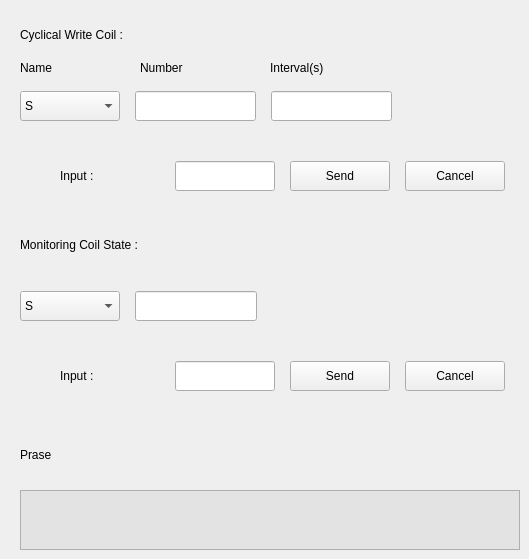
               <widget class="QWidget" name="page_3">
                <widget class="QLabel" name="label_17">
                 <property name="geometry">
                  <rect>
                   <x>20</x>
                   <y>20</y>
                   <width>220</width>
                   <height>30</height>
                  </rect>
                 </property>
                 <property name="minimumSize">
                  <size>
                   <width>150</width>
                   <height>30</height>
                  </size>
                 </property>
                 <property name="maximumSize">
                  <size>
                   <width>250</width>
                   <height>30</height>
                  </size>
                 </property>
                 <property name="locale">
                  <locale language="English" country="UnitedStates"/>
                 </property>
                 <property name="text">
                  <string>Cyclical Write Coil : </string>
                 </property>
                </widget>
                <widget class="QWidget" name="layoutWidget_8">
                 <property name="geometry">
                  <rect>
                   <x>60</x>
                   <y>160</y>
                   <width>447</width>
                   <height>32</height>
                  </rect>
                 </property>
                 <property name="locale">
                  <locale language="English" country="UnitedStates"/>
                 </property>
                 <layout class="QHBoxLayout" name="horizontalLayout_9">
                  <property name="spacing">
                   <number>15</number>
                  </property>
                  <item>
                   <widget class="QLabel" name="label_18">
                    <property name="minimumSize">
                     <size>
                      <width>100</width>
                      <height>30</height>
                     </size>
                    </property>
                    <property name="maximumSize">
                     <size>
                      <width>100</width>
                      <height>30</height>
                     </size>
                    </property>
                    <property name="locale">
                     <locale language="English" country="UnitedStates"/>
                    </property>
                    <property name="text">
                     <string>Input :</string>
                    </property>
                   </widget>
                  </item>
                  <item>
                   <widget class="QLineEdit" name="lineEdit_excuteMonitorCoil">
                    <property name="minimumSize">
                     <size>
                      <width>100</width>
                      <height>30</height>
                     </size>
                    </property>
                    <property name="maximumSize">
                     <size>
                      <width>100</width>
                      <height>30</height>
                     </size>
                    </property>
                    <property name="locale">
                     <locale language="English" country="UnitedStates"/>
                    </property>
                   </widget>
                  </item>
                  <item>
                   <widget class="QPushButton" name="pushButton_excuteMonitorCoil">
                    <property name="minimumSize">
                     <size>
                      <width>100</width>
                      <height>30</height>
                     </size>
                    </property>
                    <property name="maximumSize">
                     <size>
                      <width>100</width>
                      <height>30</height>
                     </size>
                    </property>
                    <property name="locale">
                     <locale language="English" country="UnitedStates"/>
                    </property>
                    <property name="text">
                     <string>Send</string>
                    </property>
                    <property name="icon">
                     <iconset resource="resource.qrc">
                      <normaloff>:/ICONS/resource/ICONS/slack.svg</normaloff>:/ICONS/resource/ICONS/slack.svg</iconset>
                    </property>
                   </widget>
                  </item>
                  <item>
                   <widget class="QPushButton" name="pushButton_cancelMonitorCoil">
                    <property name="minimumSize">
                     <size>
                      <width>100</width>
                      <height>30</height>
                     </size>
                    </property>
                    <property name="maximumSize">
                     <size>
                      <width>100</width>
                      <height>30</height>
                     </size>
                    </property>
                    <property name="locale">
                     <locale language="English" country="UnitedStates"/>
                    </property>
                    <property name="text">
                     <string>Cancel</string>
                    </property>
                    <property name="icon">
                     <iconset resource="resource.qrc">
                      <normaloff>:/ICONS/resource/ICONS/user-x.svg</normaloff>:/ICONS/resource/ICONS/user-x.svg</iconset>
                    </property>
                   </widget>
                  </item>
                 </layout>
                </widget>
                <widget class="QLabel" name="label_19">
                 <property name="geometry">
                  <rect>
                   <x>270</x>
                   <y>60</y>
                   <width>111</width>
                   <height>16</height>
                  </rect>
                 </property>
                 <property name="text">
                  <string>Interval(s)</string>
                 </property>
                </widget>
                <widget class="QLabel" name="label_20">
                 <property name="geometry">
                  <rect>
                   <x>140</x>
                   <y>60</y>
                   <width>111</width>
                   <height>16</height>
                  </rect>
                 </property>
                 <property name="text">
                  <string>Number</string>
                 </property>
                </widget>
                <widget class="QLabel" name="label_21">
                 <property name="geometry">
                  <rect>
                   <x>20</x>
                   <y>60</y>
                   <width>111</width>
                   <height>16</height>
                  </rect>
                 </property>
                 <property name="text">
                  <string>Name</string>
                 </property>
                </widget>
                <widget class="QLabel" name="label_22">
                 <property name="geometry">
                  <rect>
                   <x>20</x>
                   <y>230</y>
                   <width>250</width>
                   <height>30</height>
                  </rect>
                 </property>
                 <property name="minimumSize">
                  <size>
                   <width>150</width>
                   <height>30</height>
                  </size>
                 </property>
                 <property name="maximumSize">
                  <size>
                   <width>250</width>
                   <height>30</height>
                  </size>
                 </property>
                 <property name="locale">
                  <locale language="English" country="UnitedStates"/>
                 </property>
                 <property name="text">
                  <string>Monitoring Coil State :</string>
                 </property>
                </widget>
                <widget class="QWidget" name="layoutWidget_9">
                 <property name="geometry">
                  <rect>
                   <x>60</x>
                   <y>360</y>
                   <width>447</width>
                   <height>32</height>
                  </rect>
                 </property>
                 <property name="locale">
                  <locale language="English" country="UnitedStates"/>
                 </property>
                 <layout class="QHBoxLayout" name="horizontalLayout_11">
                  <property name="spacing">
                   <number>15</number>
                  </property>
                  <item>
                   <widget class="QLabel" name="label_23">
                    <property name="minimumSize">
                     <size>
                      <width>100</width>
                      <height>30</height>
                     </size>
                    </property>
                    <property name="maximumSize">
                     <size>
                      <width>100</width>
                      <height>30</height>
                     </size>
                    </property>
                    <property name="locale">
                     <locale language="English" country="UnitedStates"/>
                    </property>
                    <property name="text">
                     <string>Input :</string>
                    </property>
                   </widget>
                  </item>
                  <item>
                   <widget class="QLineEdit" name="lineEdit_excuteMonitorCoilState">
                    <property name="minimumSize">
                     <size>
                      <width>100</width>
                      <height>30</height>
                     </size>
                    </property>
                    <property name="maximumSize">
                     <size>
                      <width>100</width>
                      <height>30</height>
                     </size>
                    </property>
                    <property name="locale">
                     <locale language="English" country="UnitedStates"/>
                    </property>
                   </widget>
                  </item>
                  <item>
                   <widget class="QPushButton" name="pushButton_excuteMonitorCoilState">
                    <property name="minimumSize">
                     <size>
                      <width>100</width>
                      <height>30</height>
                     </size>
                    </property>
                    <property name="maximumSize">
                     <size>
                      <width>100</width>
                      <height>30</height>
                     </size>
                    </property>
                    <property name="locale">
                     <locale language="English" country="UnitedStates"/>
                    </property>
                    <property name="text">
                     <string>Send</string>
                    </property>
                    <property name="icon">
                     <iconset resource="resource.qrc">
                      <normaloff>:/ICONS/resource/ICONS/slack.svg</normaloff>:/ICONS/resource/ICONS/slack.svg</iconset>
                    </property>
                   </widget>
                  </item>
                  <item>
                   <widget class="QPushButton" name="pushButton_cancelMonitorCoilState">
                    <property name="minimumSize">
                     <size>
                      <width>100</width>
                      <height>30</height>
                     </size>
                    </property>
                    <property name="maximumSize">
                     <size>
                      <width>100</width>
                      <height>30</height>
                     </size>
                    </property>
                    <property name="locale">
                     <locale language="English" country="UnitedStates"/>
                    </property>
                    <property name="text">
                     <string>Cancel</string>
                    </property>
                    <property name="icon">
                     <iconset resource="resource.qrc">
                      <normaloff>:/ICONS/resource/ICONS/user-x.svg</normaloff>:/ICONS/resource/ICONS/user-x.svg</iconset>
                    </property>
                   </widget>
                  </item>
                 </layout>
                </widget>
                <widget class="QTextBrowser" name="textBrowser_monitorResponse">
                 <property name="geometry">
                  <rect>
                   <x>20</x>
                   <y>490</y>
                   <width>500</width>
                   <height>60</height>
                  </rect>
                 </property>
                 <property name="minimumSize">
                  <size>
                   <width>500</width>
                   <height>60</height>
                  </size>
                 </property>
                 <property name="maximumSize">
                  <size>
                   <width>600</width>
                   <height>60</height>
                  </size>
                 </property>
                 <property name="styleSheet">
                  <string notr="true">QTextBrowser {
    background-color: #E3E3E3;  /* 灰色背景 */
}</string>
                 </property>
                 <property name="locale">
                  <locale language="English" country="UnitedStates"/>
                 </property>
                </widget>
                <widget class="QLabel" name="label_24">
                 <property name="geometry">
                  <rect>
                   <x>20</x>
                   <y>440</y>
                   <width>100</width>
                   <height>30</height>
                  </rect>
                 </property>
                 <property name="minimumSize">
                  <size>
                   <width>100</width>
                   <height>30</height>
                  </size>
                 </property>
                 <property name="maximumSize">
                  <size>
                   <width>100</width>
                   <height>30</height>
                  </size>
                 </property>
                 <property name="locale">
                  <locale language="English" country="UnitedStates"/>
                 </property>
                 <property name="text">
                  <string>Prase</string>
                 </property>
                </widget>
                <widget class="QWidget" name="layoutWidget">
                 <property name="geometry">
                  <rect>
                   <x>20</x>
                   <y>90</y>
                   <width>372</width>
                   <height>32</height>
                  </rect>
                 </property>
                 <layout class="QHBoxLayout" name="horizontalLayout_10">
                  <property name="spacing">
                   <number>15</number>
                  </property>
                  <item>
                   <widget class="QComboBox" name="comboBox_writeMonitorCoilName">
                    <property name="minimumSize">
                     <size>
                      <width>100</width>
                      <height>30</height>
                     </size>
                    </property>
                    <property name="maximumSize">
                     <size>
                      <width>120</width>
                      <height>30</height>
                     </size>
                    </property>
                    <property name="locale">
                     <locale language="English" country="UnitedStates"/>
                    </property>
                    <item>
                     <property name="text">
                      <string>S</string>
                     </property>
                    </item>
                    <item>
                     <property name="text">
                      <string>Y</string>
                     </property>
                    </item>
                    <item>
                     <property name="text">
                      <string>M</string>
                     </property>
                    </item>
                    <item>
                     <property name="text">
                      <string>T</string>
                     </property>
                    </item>
                    <item>
                     <property name="text">
                      <string>C</string>
                     </property>
                    </item>
                   </widget>
                  </item>
                  <item>
                   <widget class="QLineEdit" name="lineEdit_writeMonitorCoilNumber">
                    <property name="minimumSize">
                     <size>
                      <width>120</width>
                      <height>30</height>
                     </size>
                    </property>
                    <property name="maximumSize">
                     <size>
                      <width>150</width>
                      <height>30</height>
                     </size>
                    </property>
                    <property name="locale">
                     <locale language="English" country="UnitedStates"/>
                    </property>
                   </widget>
                  </item>
                  <item>
                   <widget class="QLineEdit" name="lineEdit_writeMonitorCoilInterval">
                    <property name="minimumSize">
                     <size>
                      <width>120</width>
                      <height>30</height>
                     </size>
                    </property>
                    <property name="maximumSize">
                     <size>
                      <width>150</width>
                      <height>30</height>
                     </size>
                    </property>
                    <property name="locale">
                     <locale language="English" country="UnitedStates"/>
                    </property>
                   </widget>
                  </item>
                 </layout>
                </widget>
                <widget class="QWidget" name="layoutWidget">
                 <property name="geometry">
                  <rect>
                   <x>20</x>
                   <y>290</y>
                   <width>237</width>
                   <height>32</height>
                  </rect>
                 </property>
                 <layout class="QHBoxLayout" name="horizontalLayout_12">
                  <property name="spacing">
                   <number>15</number>
                  </property>
                  <item>
                   <widget class="QComboBox" name="comboBox_readMonitorCoilName">
                    <property name="minimumSize">
                     <size>
                      <width>100</width>
                      <height>30</height>
                     </size>
                    </property>
                    <property name="maximumSize">
                     <size>
                      <width>120</width>
                      <height>30</height>
                     </size>
                    </property>
                    <property name="locale">
                     <locale language="English" country="UnitedStates"/>
                    </property>
                    <item>
                     <property name="text">
                      <string>S</string>
                     </property>
                    </item>
                    <item>
                     <property name="text">
                      <string>Y</string>
                     </property>
                    </item>
                    <item>
                     <property name="text">
                      <string>M</string>
                     </property>
                    </item>
                    <item>
                     <property name="text">
                      <string>T</string>
                     </property>
                    </item>
                    <item>
                     <property name="text">
                      <string>C</string>
                     </property>
                    </item>
                   </widget>
                  </item>
                  <item>
                   <widget class="QLineEdit" name="lineEdit_readMonitorCoilNumber">
                    <property name="minimumSize">
                     <size>
                      <width>120</width>
                      <height>30</height>
                     </size>
                    </property>
                    <property name="maximumSize">
                     <size>
                      <width>150</width>
                      <height>30</height>
                     </size>
                    </property>
                    <property name="locale">
                     <locale language="English" country="UnitedStates"/>
                    </property>
                   </widget>
                  </item>
                 </layout>
                </widget>
               </widget>
